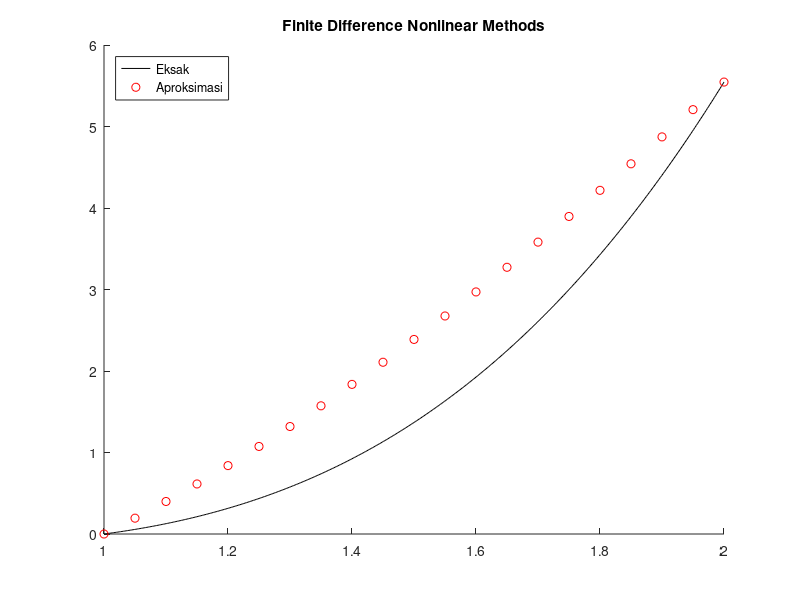

Write the MATLAB code that produced this figure.
clc;
clear all;
close all;

function [xi, w] = nonlinfd(f, fy, fyp, aa, bb, n, alpha, beta, m, tol)
  h = (bb - aa)/(n+1); %stepsize
  xi = w = [];
  w(1) = alpha;
  w(n+2) = beta;

  for i = 2:n+1
    w(i) = alpha + (i-1)*((beta-alpha)/(bb-aa))*h;
  endfor

  k = 1;
  while k <= m
    x = aa + h;
    t = (w(3)-alpha) / (2*h);
    a = b = c = d = l = u = z = [];
    a(1) = 2 + (h^2) * fy(x, w(2), t);
    b(1) = -1 + (h/2) * fyp(x, w(2), t);
    d(1) = -(2*w(2) - w(3) - alpha + (h^2)*f(x, w(2), t));

    for i = 2:n-1
      x = aa + i*h;
      t = (w(i+2) - w(i)) / (2*h);
      a(i) = 2 + (h^2) * fy(x, w(i+1), t);
      b(i) = -1 + (h/2) * fyp(x, w(i+1), t);
      c(i) = -1 - (h/2) * fyp(x, w(i+1), t);
      d(i) = -(2*w(i+1) - w(i+2) - w(i) + (h^2)*f(x, w(i+1), t));
    endfor

    x = bb - h;
    t = (beta-w(n))/(2*h);
    a(n) = 2 + (h^2) * fy(x, w(n+1), t);
    c(n) = -1 - (h/2) * fyp(x, w(n+1), t);
    d(n) = -(2*w(n+1) - w(n) - beta + (h^2)*f(x, w(n+1), t));

    %Faktorisasi Crout untuk menyelesaikan tridiagonal sistem linear
    l(1) = a(1);
    u(1) = b(1)/a(1);
    z(1) = d(1)/l(1);

    for i = 2:n-1
      l(i) = a(i) - c(i) * u(i-1);
      u(i) = b(i)/l(i);
      z(i) = (d(i) - c(i)*z(i-1))/l(i);
    endfor

    l(n) = a(n) - c(n) * u(n-1);
    z(n) = (d(n) - c(n)*z(n-1))/l(n);
    v(n) = z(n);
    w(n+1) = w(n+1)+v(n);

    for i = n-1:-1:1
      v(i) = z(i) - u(i)*v(i+1);
      w(i+1) = w(i+1) + v(i);
    endfor

    if norm(v) <= tol
      for i = 1:n+2
        xi(i) = aa + (i-1)*h;
      endfor

      return
    endif

    k = k+1;
  endwhile

  disp('max iteration')
endfunction

f = @(x, y, yp) (32 + 2*x^3 - y*yp)/8; %fungsi y"
fy = @(x, y, yp) -18*y/x^5; %turunan parsial fungsi y" terhadap y
fyp = @(x, y, yp) 2*yp/x^3; %turunan parsial fungsi y" terhadap y'
aa = 1; %batas kiri
bb = 2; %batas kanan
alpha = 0; %nilai awal y(aa)
beta = log(256); %nilai batas y(bb)
n = 19; %banyaknya meshpoint
m = 20; %banyaknya maksimum iterasi
tol = 10^-4; %batas toleransi error

[xi, w] = nonlinfd(f, fy, fyp, aa, bb, n, alpha, beta, m, tol);

sol = @(x) (x.^3.*log(x)); %pendefinisian fungsi eksak

format long %membuat 10 angka di belakang koma
[xi', w', sol(xi)', abs(sol(xi)-w)'] %print tabel nilai x, aproksimasi, solusi eksak, dan error

%visualisasi solusi aproksimasi
hold on; %menampilkan beberapa plot dalam 1 gambar
fplot(sol, [1, 2], 'k'); %plot fungsi eksak
scatter(xi, w, 'r'); %scatter plot aproksimasi solusi
legend('Eksak', 'Aproksimasi', 'location', 'northwest'); %menambahkan legenda plot
title('Finite Difference Nonlinear Methods'); %judul plot
